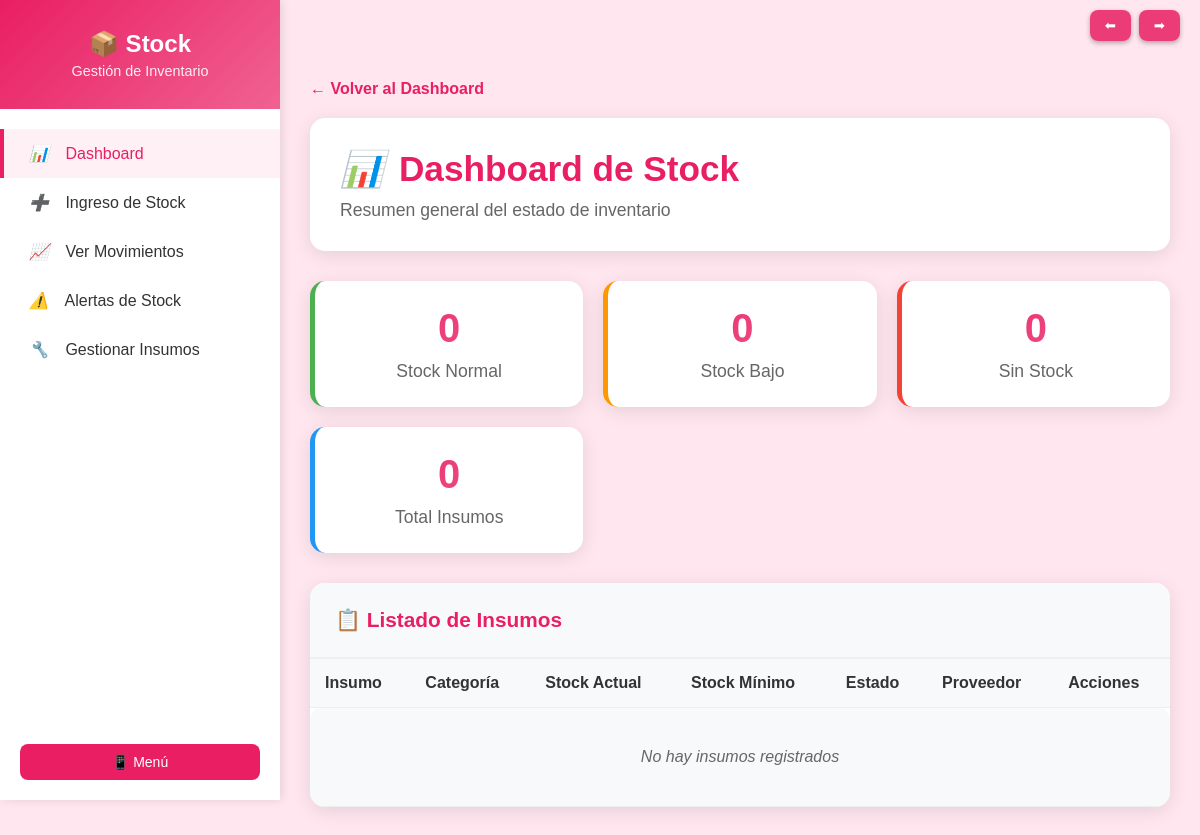
/views/stock/dashboard_stock.php (signed in), run on an earlier commit of the app's database.
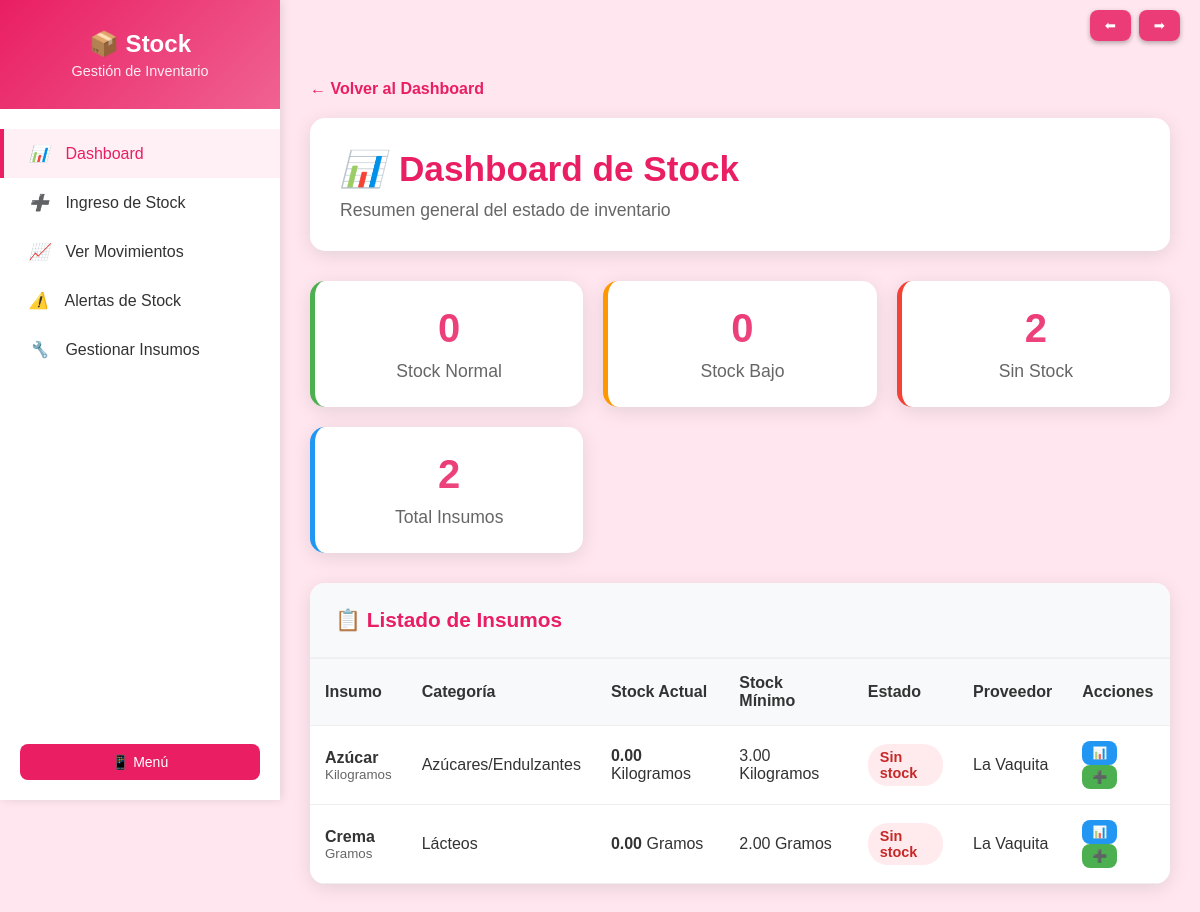
And on a later commit of the database.
### tables this page shows
CREATE TABLE insumos(ID_insumo INT NOT NULL AUTO_INCREMENT,
insumo_nombre VARCHAR (50)  NOT NULL,
insumo_stock_actual DECIMAL(10,2) NOT NULL DEFAULT 0,
insumo_stock_minimo DECIMAL(10,2) NOT NULL,
insumo_precio_costo FLOAT (10,2),
RELA_unidad_medida INT NOT NULL,
RELA_categoria_insumos INT NOT NULL,
RELA_proveedor INT NOT NULL, 
RELA_estado_insumo INT NOT NULL,
PRIMARY KEY (ID_insumo));

CREATE TABLE unidad_medida(ID_unidad_medida INT NOT NULL AUTO_INCREMENT,
unidad_medida_nombre VARCHAR (50) NOT NULL,
PRIMARY KEY (ID_unidad_medida));

CREATE TABLE categoria_insumos(ID_categoria_insumo INT NOT NULL AUTO_INCREMENT,
categoria_insumo_nombre VARCHAR (25) NOT NULL,
PRIMARY KEY (ID_categoria_insumo));

CREATE TABLE proveedor(ID_proveedor INT NOT NULL AUTO_INCREMENT,
proveedor_nombre VARCHAR (30) NOT NULL,
proveedor_rubro VARCHAR (20), 
proveedor_observaciones VARCHAR (100),
PRIMARY KEY (ID_proveedor));

### config/conexion.php (called while the page is built, shortened)
<?php
class Conexion {
    private static $instance = null;
    private $pdo;
    private function __construct() {
        try {
            $dsn = "mysql:host=" . DB_HOST . ";dbname=" . DB_NAME . ";charset=" . DB_CHARSET;
            $options = [
                PDO::ATTR_ERRMODE => PDO::ERRMODE_EXCEPTION,
                PDO::ATTR_DEFAULT_FETCH_MODE => PDO::FETCH_ASSOC,
                PDO::ATTR_EMULATE_PREPARES => false,
                PDO::MYSQL_ATTR_INIT_COMMAND => "SET NAMES " . DB_CHARSET
            ];
            $this->pdo = new PDO($dsn, DB_USER, DB_PASS, $options);
        } catch (PDOException $e) {
            if (ENVIRONMENT === 'production') {
                die("Error de conexión a la base de datos. Contacte al administrador.");
            } else {
                die("Error de conexión: " . $e->getMessage());
            }
        }
    }
    public static function getInstance() {
        if (self::$instance === null) {
            self::$instance = new self();
        }
        return self::$instance;
    }
    public function getConnection() {
        return $this->pdo;
    }
}
function getConexion() {
    return Conexion::getInstance()->getConnection();
}
?>

### controllers/stock/StockController.php (called while the page is built, shortened)
<?php
require_once __DIR__ . '/../../config/conexion.php';
require_once __DIR__ . '/../../core/DatabaseHelper.php';
class StockController {
    private $db;
    public function __construct() {
        $this->db = new DatabaseHelper();
    }
    public function obtenerTodosInsumosConEstado() {
        $sql = "SELECT
            i.*,
            c.categoria_insumo_nombre,
            p.proveedor_nombre,
            um.unidad_medida_nombre as insumo_unidad_medida,
            es.estado_insumo_descripcion,
            CASE
                WHEN i.insumo_stock_actual = 0 THEN 'Sin stock'
                WHEN i.insumo_stock_actual <= i.insumo_stock_minimo THEN 'Bajo stock'
                ELSE 'Stock normal'
            END AS estado_stock
            FROM insumos i
            JOIN categoria_insumos c ON i.RELA_categoria_insumos = c.ID_categoria_insumo
            JOIN proveedor p ON i.RELA_proveedor = p.ID_proveedor
            JOIN unidad_medida um ON i.RELA_unidad_medida = um.ID_unidad_medida
            JOIN estado_insumos es ON i.RELA_estado_insumo = es.ID_estado_insumo
            ORDER BY i.insumo_nombre";
        return $this->db->select($sql);
    }
}
?>

### core/DatabaseHelper.php (called while the page is built, shortened)
<?php
require_once __DIR__ . '/../config/conexion.php';
class DatabaseHelper {
    private $pdo;
    public function __construct() {
        $this->pdo = getConexion();
    }
    public function select($sql, $params = []) {
        try {
            $stmt = $this->pdo->prepare($sql);
            $stmt->execute($params);
            return $stmt->fetchAll();
        } catch (PDOException $e) {
            $this->handleError($e);
            return false;
        }
    }
}
?>

### views/stock/dashboard_stock.php (the view, shortened to what the changed rows need)
<?php
require_once __DIR__ . '/../../config/conexion.php';
require_once __DIR__ . '/../../controllers/stock/StockController.php';
$stockController = new StockController();
$insumos = $stockController->obtenerTodosInsumosConEstado();
$contadores = [
    'normal' => 0,
    'bajo' => 0,
    'sin_stock' => 0,
    'total' => count($insumos)
];
foreach ($insumos as $insumo) {
    if ($insumo['estado_stock'] === 'Stock normal') {
        $contadores['normal']++;
    } elseif ($insumo['estado_stock'] === 'Bajo stock') {
        $contadores['bajo']++;
    } else {
        $contadores['sin_stock']++;
    }
}
?>
<!DOCTYPE html>
<html lang="es">
<head>
    <link rel="stylesheet" href="../../public/css/style.css">
    <link rel="stylesheet" href="../../public/css/stock_dashboard.css">
</head>
<body>
    <div class="dashboard-container">
        <div class="sidebar" id="sidebar">
            <div class="sidebar-header">
                <h2>📦 Stock</h2>
            </div>
        </div>
        <div class="main-content" id="mainContent">
            <div id="dashboard" class="content-section active">
                <div class="content-header">
                    <h1 class="content-title">
                        <i>📊</i> Dashboard de Stock
                    </h1>
                </div>
                <div class="stats-grid">
                    <div class="stat-card sin-stock">
                        <div class="stat-number"><?= $contadores['sin_stock'] ?></div>
                        <div class="stat-label">Sin Stock</div>
                    </div>
                    <div class="stat-card total">
                        <div class="stat-number"><?= $contadores['total'] ?></div>
                        <div class="stat-label">Total Insumos</div>
                    </div>
                </div>
                <div class="table-container">
                    <table>
                        <thead>
                            <tr>
                                <th>Insumo</th>
                                <th>Categoría</th>
                                <th>Stock Actual</th>
                                <th>Stock Mínimo</th>
                                <th>Estado</th>
                                <th>Proveedor</th>
                                <th>Acciones</th>
                            </tr>
                        </thead>
                        <tbody>
                            <?php if (empty($insumos)): ?>
                                <tr>
                                    <td colspan="7" class="no-data">No hay insumos registrados</td>
                                </tr>
                            <?php else: ?>
                                <?php foreach ($insumos as $insumo): ?>
                                    <tr>
                                        <td>
                                            <strong><?= htmlspecialchars($insumo['insumo_nombre']) ?></strong><br>
                                            <small style="color: #666;"><?= htmlspecialchars($insumo['insumo_unidad_medida']) ?></small>
                                        </td>
                                        <td><?= htmlspecialchars($insumo['categoria_insumo_nombre']) ?></td>
                                        <td>
                                            <strong><?= number_format($insumo['insumo_stock_actual'], 2) ?></strong>
                                            <?= htmlspecialchars($insumo['insumo_unidad_medida']) ?>
                                        </td>
                                        <td>
                                            <?= number_format($insumo['insumo_stock_minimo'], 2) ?>
                                            <?= htmlspecialchars($insumo['insumo_unidad_medida']) ?>
                                        </td>
                                        <td>
                                            <span class="status-badge status-<?= strtolower(str_replace(' ', '-', $insumo['estado_stock'])) ?>">
                                                <?= $insumo['estado_stock'] ?>
                                            </span>
                                        </td>
                                        <td><?= htmlspecialchars($insumo['proveedor_nombre']) ?></td>
                                        <td>
                                            <a href="../../controllers/stock/historial_insumo.php?id=<?= $insumo['ID_insumo'] ?>"
                                               class="btn btn-small btn-info" title="Ver historial">
                                                📊
                                            </a>
                                            <a href="../../controllers/stock/ingreso_stock.php?insumo=<?= $insumo['ID_insumo'] ?>"
                                               class="btn btn-small btn-success" title="Ingresar stock">
                                                ➕
                                            </a>
                                        </td>
                                    </tr>
                                <?php endforeach; ?>
                            <?php endif; ?>
                        </tbody>
                    </table>
                </div>
            </div>
        </div>
    </div>
</body>
</html>

What changed in the data, as far as the page shows it:
added insumos: insumo_nombre "Azúcar", unidad_medida.unidad_medida_nombre "Kilogramos", categoria_insumos.categoria_insumo_nombre "Azúcares/Endulzantes", insumo_stock_actual "0.00", insumo_stock_minimo "3.00", estado_stock "Sin stock", proveedor.proveedor_nombre "La Vaquita"
now on this page (row edited): insumos: insumo_nombre "Crema", unidad_medida.unidad_medida_nombre "Gramos", categoria_insumos.categoria_insumo_nombre "Lácteos", insumo_stock_actual "0.00", insumo_stock_minimo "2.00", estado_stock "Sin stock", proveedor.proveedor_nombre "La Vaquita"
Also different on the page:
$contadores['sin_stock']: "0" → "2"
$contadores['total']: "0" → "2"
text no longer shown: "No hay insumos registrados"
